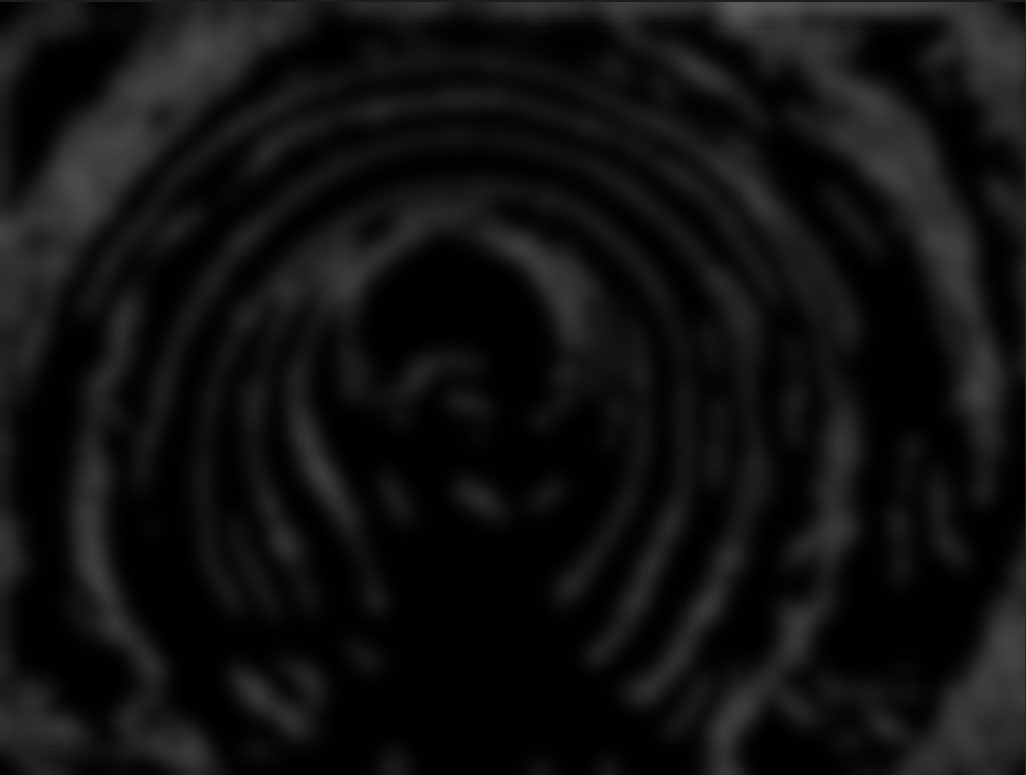
#> input picture data/trachea/realGaus2.png, 1026 x 775 px; its folder holds only this picture in this run
$ jupyter execute --allow-errors TracheaCV.ipynb   (shell and % lines are left out)
#> lines starting #> are read from the running program, lines starting #| are printed output that depends on the picture; after the words box and inside, x2 and y2 are one past the last pixel; in counts of white or black regions, pixels touching at a corner belong together; long printed decimals are rounded
### Init

[cell 1]
import os, sys
import cv2
import pandas as pd
import numpy as np
import matplotlib.pyplot as plt
import seaborn as sns

BASE_PATH = os.getcwd()
DATA_PATH = os.path.join(BASE_PATH, 'data')
IMG_PATH = os.path.join(DATA_PATH, 'trachea')
PLOT_PATH = os.path.join(DATA_PATH, 'output', 'plot_cv')

### Definitions

[cell 2]
probe_length = 0.02028  # The length of the probe in meters
probe_width = 0.002  # The width of the probe in meters
probe_offset_x = 0.00221
probe_offset_y = 0

focal_length = 0.00275  # The focal length of the camera in mm
sensor_width = 0.00645  # The width of the camera sensor in mm
sensor_height = 0.00363  # The height of the camera sensor in mm

probe_base_center = (0, 1241)
probe_base_height = 225
probe_base_width = int(probe_base_height * 0.72)


probe_tip_center = (1110, 1235)
probe_tip_height = 70
probe_tip_width = int(probe_tip_height * 0.88)
probe_tip_left = (probe_tip_center[0] - 70, probe_tip_center[1])

min_probe_length = 0.005169

[cell 3]
def plt_img(image, title=None, save_path=None):
    scale2x = cv2.resize(image, None, fx=2, fy=2, interpolation=cv2.INTER_CUBIC)
    plt.figure(figsize=(6, 4))
    plt.imshow(image)
    if title is not None:
        plt.title(title, fontsize=24)
    plt.axis('off')
    plt.tight_layout()
    if save_path is not None:
        plt.savefig(save_path, bbox_inches='tight', pad_inches=0.11, dpi=300)
    plt.show()
    plt.close()

### Execute

[cell 4]
src_image = cv2.imread(os.path.join(IMG_PATH, os.listdir(IMG_PATH)[0]), cv2.IMREAD_UNCHANGED)
#> src_image is the input picture: shape (775, 1026, 4); mean B, G, R, A 16.7, 16.7, 16.7, 255
src_image = cv2.cvtColor(src_image, cv2.COLOR_BGR2RGB)
#> src_image: shape (775, 1026, 3)

[cell 5]
plt_img(src_image, 'Original Image')

[cell 6]
im = src_image.copy()
imgray = cv2.cvtColor(im, cv2.COLOR_RGB2GRAY)

# create jupyter notebook sliders for thresholding

def nothing(x):
    pass

cv2.namedWindow('image')
cv2.createTrackbar('threshold', 'image', 0, 255, nothing)
cv2.createTrackbar('max_value', 'image', 0, 255, nothing)
cv2.createTrackbar('block_size', 'image', 0, 255, nothing)
cv2.createTrackbar('C', 'image', 0, 255, nothing)


cv2.setTrackbarPos('threshold', 'image', 80)
cv2.setTrackbarPos('max_value', 'image', 255)
cv2.setTrackbarPos('block_size', 'image', 11)
cv2.setTrackbarPos('C', 'image', 2)

while True:
    # get current positions of four trackbars
    threshold = cv2.getTrackbarPos('threshold', 'image')
    max_value = cv2.getTrackbarPos('max_value', 'image')
    block_size = cv2.getTrackbarPos('block_size', 'image')
    C = cv2.getTrackbarPos('C', 'image')

    # apply thresholding
    if block_size % 2 == 0:
        block_size += 1

    # apply canny
    canny = cv2.Canny(imgray, threshold, max_value)
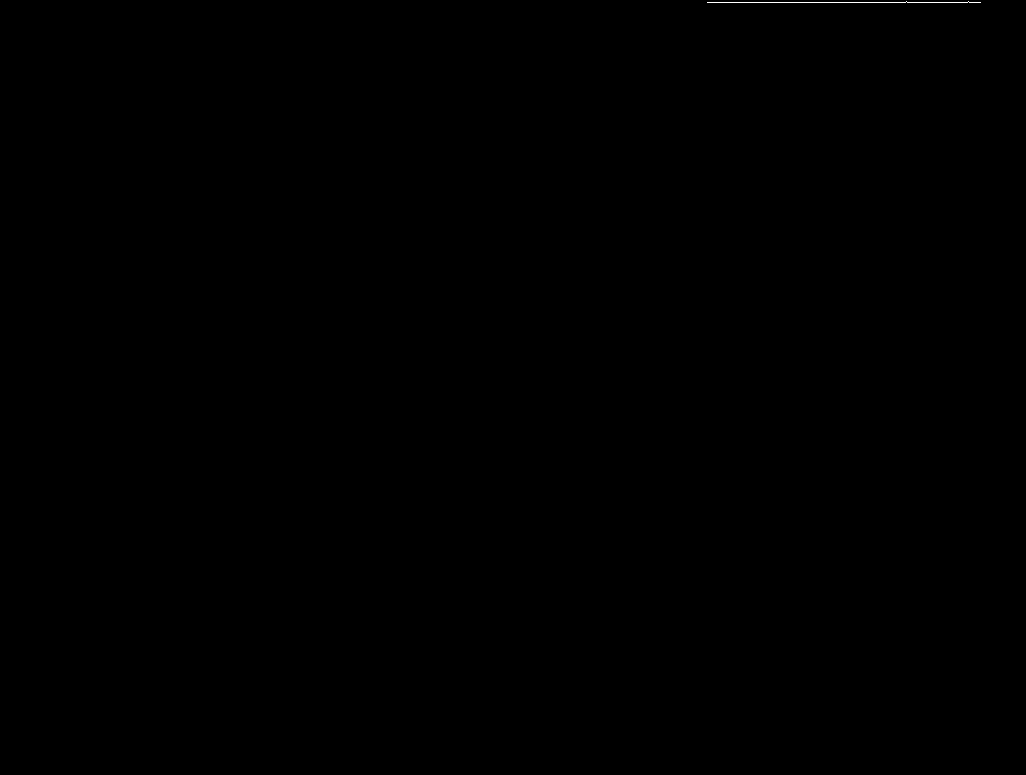
#> canny: shape (775, 1026); 0.03% white in thin lines or dots, all inside (x1, y1, x2, y2) = (707, 1, 981, 3)

    ret, thresh = cv2.threshold(canny, threshold, max_value, cv2.THRESH_BINARY)
#> ret = 80

    # show the image
    cv2.imshow('image', thresh)
    k = cv2.waitKey(1) & 0xFF
#> (key Esc is pressed here)
    if k == 27:
        break
    elif k == ord('s'):
        cv2.imwrite('thresholded_image.png', thresh)
        print('Image saved!')
    elif k == ord('c'):
        # apply adaptive thresholding
        thresh = cv2.adaptiveThreshold(imgray, max_value, cv2.ADAPTIVE_THRESH_GAUSSIAN_C,
                                       cv2.THRESH_BINARY, block_size, C)
        cv2.imshow('image', thresh)
        k = cv2.waitKey(1) & 0xFF


ret, thresh = cv2.threshold(imgray, 80, 80, 80)
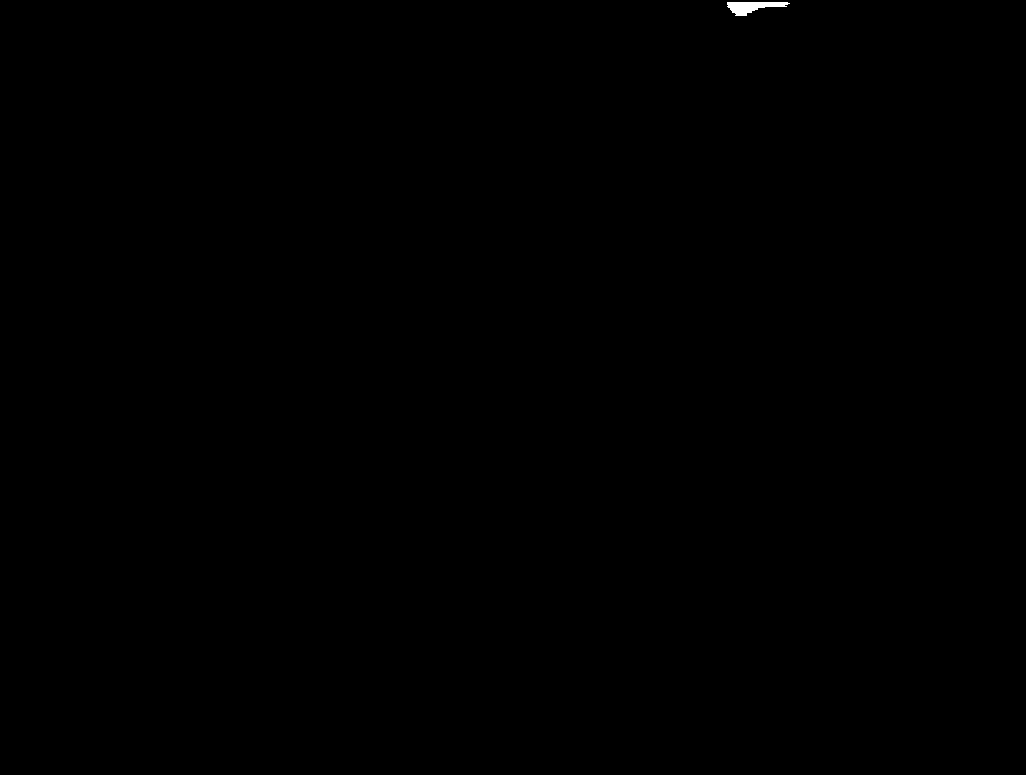
#> thresh: shape (775, 1026); values 0 (black) and 80 (white), 0.06% white; 1 white region

plt_img(thresh, 'Threshold Image')

[cell 7]
contours, hierarchy = cv2.findContours(thresh, cv2.RETR_TREE, cv2.CHAIN_APPROX_SIMPLE)
#> contours = 1 contour; box (x1, y1, x2, y2) and area: (727, 2, 790, 16) 423

contim = im.copy()
for contour in contours:
    # random color
    color = np.random.randint(0, 255, (3)).tolist()
    # draw contours
    contim = cv2.drawContours(contim, contour, -1, color, 3)
#> this loop made 1 pass
#> color on pass 1: [172, 47, 117]

plt_img(contim, 'Threshold Image')

#### Real

##### Preprocessing filters

#> (a cell that did not finish here is left out)

[cell 9]
d = 12
sigmaColor = 150
sigmaSpace = 150

im1 = cv2.bilateralFilter(src_image, d, sigmaColor, sigmaSpace)
plt_img(im1, '2) Bilateral Filter', save_path=os.path.join(PLOT_PATH, '02_bilateral_filter.pdf'))

[cell 10]
k_size = 41

im2 = cv2.medianBlur(im1, k_size)
plt_img(im2, '3) Median Blur', save_path=os.path.join(PLOT_PATH, '03_median_blur.pdf'))

[cell 11]
# Example sharpening kernel
sharpen_kernel = np.array([[0, -1, 0],
                           [-1, 5, -1],
                           [0, -1, 0]])

# Apply the sharpening kernel
im3 = cv2.filter2D(im2, -1, sharpen_kernel)

# Display the sharpened image
plt_img(im3, '4) Sharpened Image', save_path=os.path.join(PLOT_PATH, '04_sharpened_image.pdf'))

##### Canny edge detection + blur + threshold

[cell 12]
im4 = cv2.cvtColor(im3, cv2.COLOR_RGB2GRAY)
im4 = cv2.GaussianBlur(im4, (5, 5), 0)

thereshold1 = 10
thereshold2 = 10
aperture_size = 3


im4 = cv2.Canny(im4, thereshold1, thereshold2, aperture_size)
#> im4: shape (775, 1026); 2.7% white in thin lines or dots
plt_img(im4, '5) Canny Edge Detection', save_path=os.path.join(PLOT_PATH, '05_canny_edge_detection.pdf'))

[cell 13]
# apply gauss blur

im5 = cv2.GaussianBlur(im4, (5, 5), 0)
im5 = cv2.GaussianBlur(im5, (5, 5), 0)
im5 = cv2.GaussianBlur(im5, (5, 5), 0)
im5 = cv2.GaussianBlur(im5, (7, 7), 0)
im5 = cv2.GaussianBlur(im5, (21, 21), 5)
plt_img(im5, '6) Gaussian Blur', save_path=os.path.join(PLOT_PATH, '06_gaussian_blur.pdf'))

[cell 14]
# binary thresholding

ret, im6 = cv2.threshold(im5, 5, 255, cv2.THRESH_BINARY)
#> im6: shape (775, 1026); 30.2% white; 74 white regions (1 under 20 px)

plt_img(im6, '7) Binary Thresholding', save_path=os.path.join(PLOT_PATH, '07_binary_thresholding.pdf'))

[cell 15]
# find contours

contours, hierarchy = cv2.findContours(im6, cv2.RETR_TREE, cv2.CHAIN_APPROX_SIMPLE)
#> contours = 76 contours, 1 with area under 20; largest, box (x1, y1, x2, y2) and area: (0, 0, 843, 739) 40497, (809, 4, 1026, 498) 22491, (53, 306, 187, 775) 13307, (789, 121, 981, 482) 12310, (0, 11, 211, 231) 10840
contim = im6.copy()
for contour in contours:
    # random color
    color = np.random.randint(0, 255, (3)).tolist()
    # draw contours
    contim = cv2.drawContours(contim, contour, -1, color, 10)
#> this loop made 76 passes
#> color on passes 1, 2, 3, 4, 5, 6, 7, 8, 10, 11, 12, 13: [192, 67, 251], [195, 103, 9], [211, 21, 242], [36, 87, 70], [216, 88, 140], [58, 193, 230], [39, 87, 174], [88, 81, 165], [9, 148, 115], [208, 243, 197], [254, 79, 175], [192, 82, 99]
#> (contour, color) on pass 9: ([[385, 586]], [25, 77, 72])
#> pass 1, `contim = cv2.drawContours(contim, contour, -1, color, 10)`:
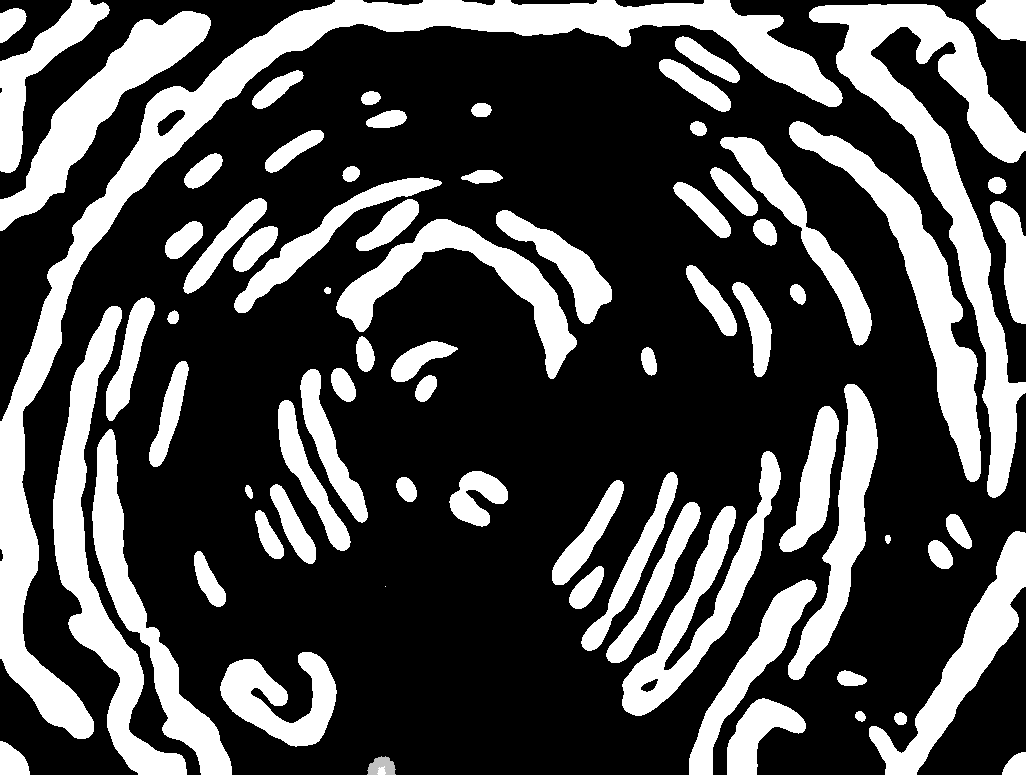
#> contim: shape (775, 1026); min 0, max 255, mean 77.2
#> after the loop:
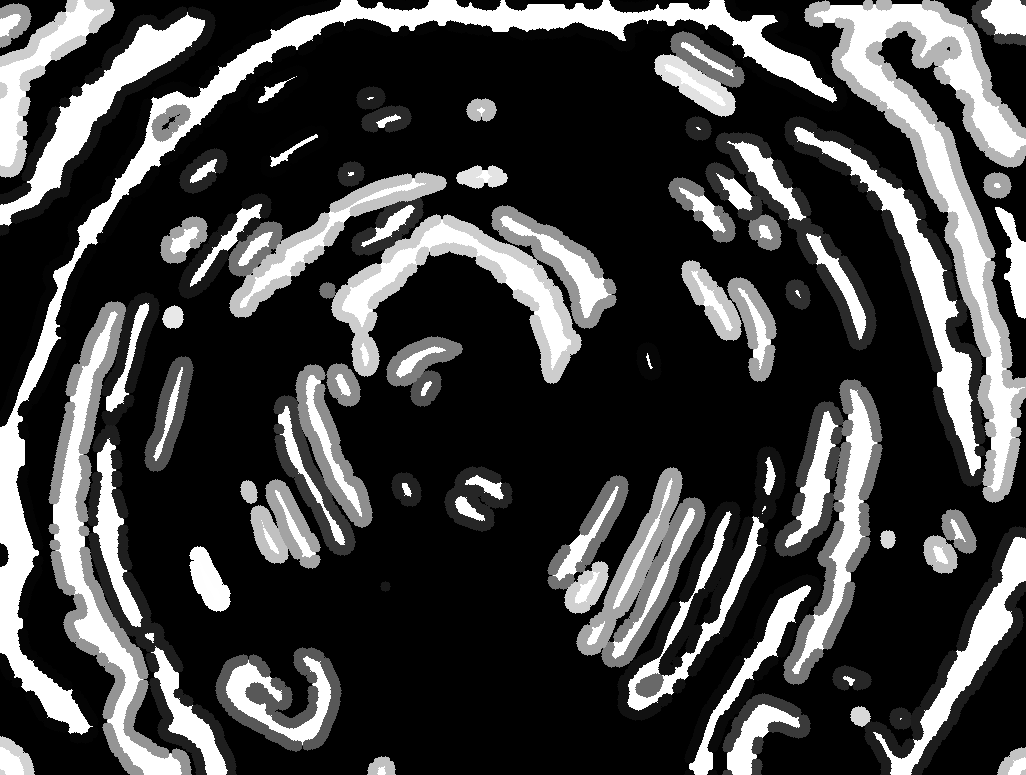
#> contim: shape (775, 1026); min 0, max 255, mean 66.3

plt_img(contim, '8) Contours', save_path=os.path.join(PLOT_PATH, '08_contours.pdf'))

##### Define the mock probe dimensions and position

[cell 16]
# probe_tip_right = [int(im1.shape[1]*0.725), int(im1.shape[0]*0.5)]
# probe_tip_right = [int(im1.shape[1]*0.8), int(im1.shape[0]*0.5)]

probe_tip_right = [int(im1.shape[1]*0.66), int(im1.shape[0]*0.5)]
#> probe_tip_right = [677, 387]

probe_width = 2  # The width of the probe in mm
probe_width_px = 61 # mock value (will be computed from the image)
# probe_width_px = 78 # mock value (will be computed from the image)
px_to_mm = probe_width / probe_width_px


def draw_probe_tip_right(im, probe_tip_right, markerSize=20, thickness=2):
    # draw probe tip right as a cross
    return cv2.drawMarker(im, tuple(probe_tip_right), color=(0, 0, 255), markerType=cv2.MARKER_CROSS,
                   markerSize=markerSize, thickness=thickness)


im7 = im6.copy()
im7 = cv2.cvtColor(im7, cv2.COLOR_GRAY2RGB)
#> im7: shape (775, 1026, 3); 30.2% white; 74 white regions (1 under 20 px), largest, box (x1, y1, x2, y2) and area: (0, 0, 843, 739) 41512, (809, 4, 1026, 498) 23279, (53, 306, 187, 775) 13830
im7 = draw_probe_tip_right(im7, probe_tip_right)
# plt_img(im7, 'Probe Image')

[cell 17]
# find contour that is closest to probe tip right

def find_closest_contour(contours, probe_tip_right):
    closest_contour = None
    closest_distance = float('inf')
    for contour in contours:
        # calculate the distance between the contour and the probe tip right
        distance = cv2.pointPolygonTest(contour, (probe_tip_right[0], probe_tip_right[1]), True)
        distance = abs(distance)
        # temp = im7.copy()
        # temp = cv2.drawContours(temp, contour, -1, (0, 255, 0), 3)
        # # print(distance,  closest_distance, distance < closest_distance)
        # plt_img(contim, 'Closest Contour Image')
        if distance < closest_distance:
            closest_distance = distance
            closest_contour = contour
#> this loop made 76 passes
#> (distance, closest_distance) on passes 1, 4, 5, 6, 10, 11, 18, 21, 23, 35: (474.5, 474.5), (392.7, 392.7), (371, 371), (322.3, 322.3), (229, 229), (194.5, 194.5), (115.6, 115.6), (109.4, 109.4), (85.09, 85.09), (26.08, 26.08)
#> distance on passes 2, 3, 7, 8, 12, 13: 499, 750.5, 327.8, 446.7, 496.7, 296.4
#> after the loop, closest_contour = contour of 35 points, box (x1, y1, x2, y2) (641, 347, 657, 376), area 309; closest_distance = 26.08
    return closest_contour

closest_contour = find_closest_contour(contours, probe_tip_right)
contim = im7.copy()
contim = cv2.drawContours(contim, closest_contour, -1, (0, 255, 0), 12)
plt_img(contim, '9) Closest Contour', save_path=os.path.join(PLOT_PATH, '09_closest_contour.pdf'))

[cell 18]
# fit an ellipse to the contour
ellipse = cv2.fitEllipse(closest_contour)
#> ellipse = ((648.6, 360.9), (13.81, 28.96), 167.2)
contim = im1.copy()
contim = cv2.ellipse(contim, ellipse, (0, 255, 0), 5)
contim = draw_probe_tip_right(contim, probe_tip_right, markerSize=40, thickness=5)
plt_img(contim, '10) Fitted Ellipse', save_path=os.path.join(PLOT_PATH, '10_fitted_ellipse.pdf'))

# print ellipse dimensions
print('Ellipse dimensions (px): ', ellipse[1])
#| Ellipse dimensions (px):  (13.809, 28.957)
ellipse_mm = (ellipse[1][0] * px_to_mm, ellipse[1][1] * px_to_mm)
#> ellipse_mm = (0.453, 0.949)
print('Ellipse dimensions (mm): ', ellipse_mm)
#| Ellipse dimensions (mm):  (0.4528, 0.9494)

[cell 19]
for contour in contours:
    # random color
    color = np.random.randint(0, 255, (3)).tolist()
    # draw contours
    contim = cv2.drawContours(contim, contour, -1, color, 3)
#> this loop made 76 passes
#> color on passes 1, 2, 3, 4, 5, 6, 7, 8, 10, 11, 12, 13: [75, 184, 16], [152, 157, 149], [110, 25, 208], [188, 121, 118], [117, 189, 83], [161, 104, 160], [228, 251, 251], [121, 70, 213], [184, 152, 79], [41, 18, 40], [182, 207, 11], [166, 111, 93]
#> (contour, color) on pass 9: ([[385, 586]], [31, 13, 71])
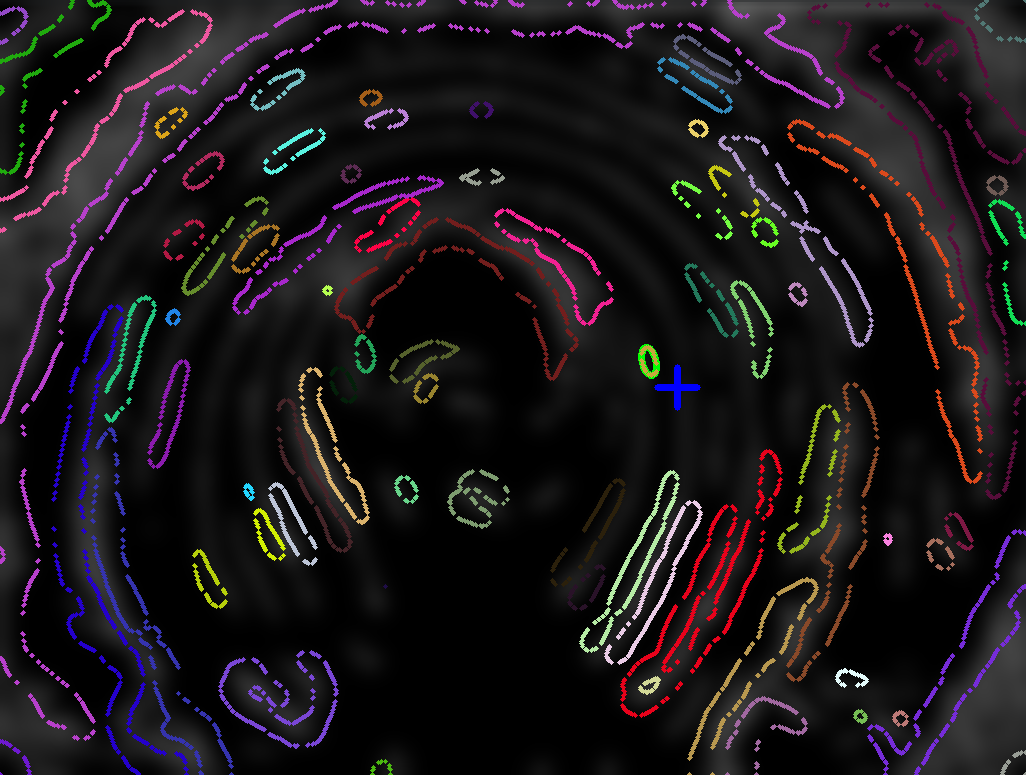
#> contim: shape (775, 1026, 3); mean R, G, B 27.1, 22.6, 25.6
plt_img(contim, 'Threshold Image')
